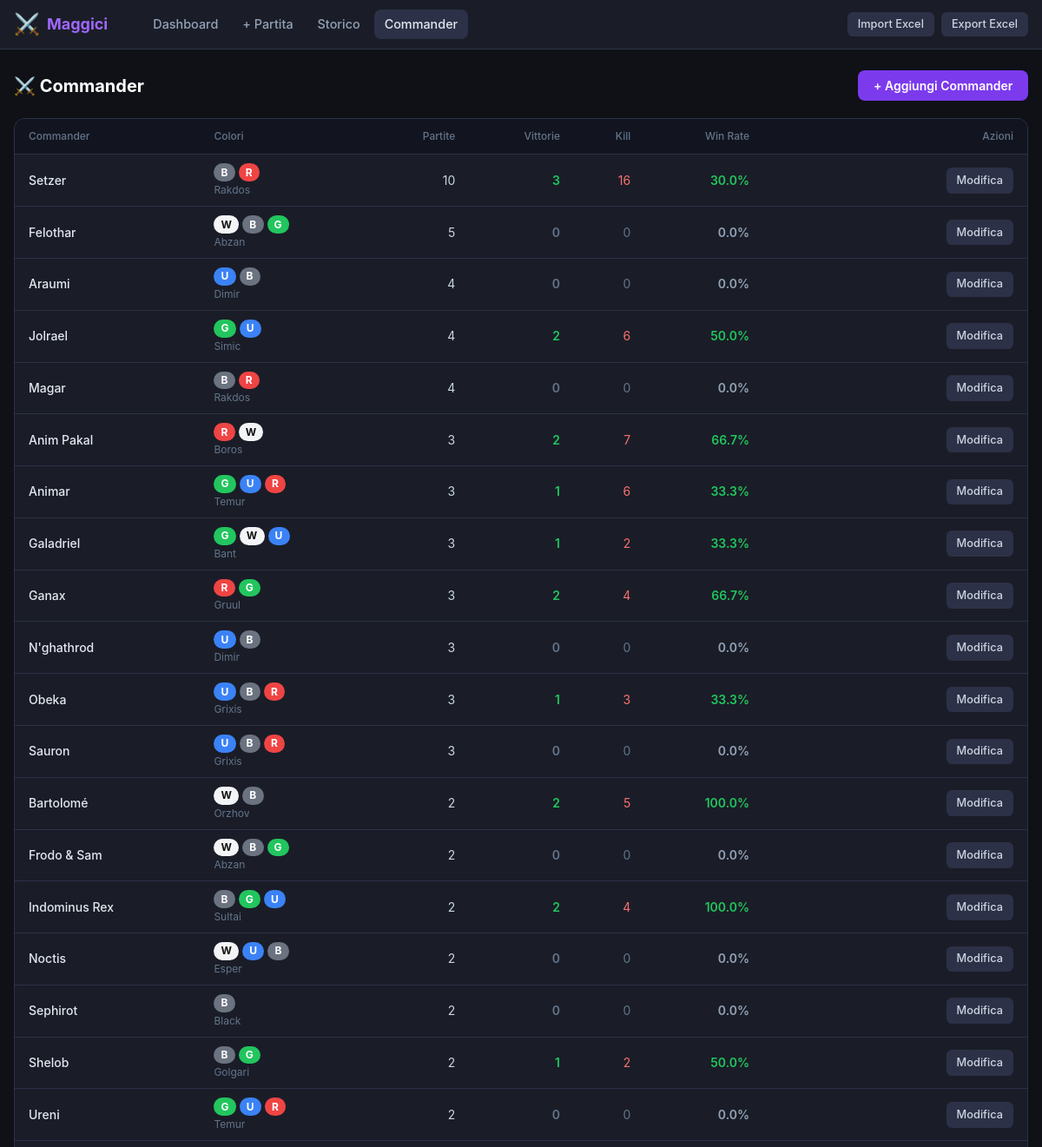
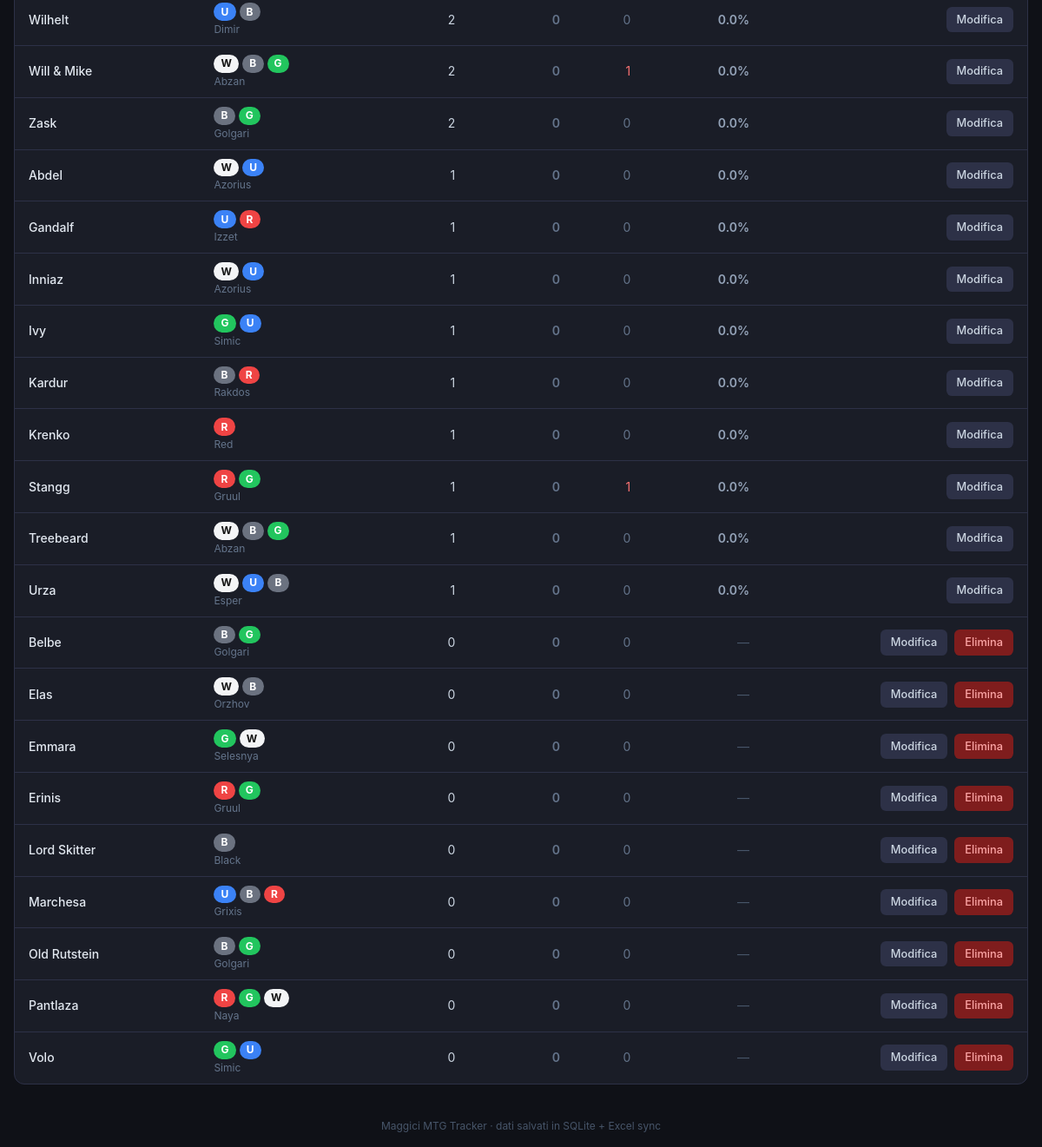
The app's page /commanders with its own data (2 pictures, top to bottom).
### app/models.py (models this page shows)
class Commander(db.Model):
    __tablename__ = 'commanders'
    id = db.Column(db.Integer, primary_key=True)
    name = db.Column(db.String(100), unique=True, nullable=False)
    color_identity = db.Column(db.String(10), nullable=False)
    entries = db.relationship('GameEntry', foreign_keys='GameEntry.commander_id',
                              backref='commander', lazy=True)
    kills = db.relationship('GameEntry', foreign_keys='GameEntry.eliminated_by_id',
                            backref='eliminated_by_commander', lazy=True)

### app/routes.py (the view)
@main.route('/commanders')
def commanders():
    cmds = Commander.query.filter(
        Commander.name.isnot(None),
        Commander.name != '',
        Commander.name.regexp_match(r'[A-Za-zÀ-ÿ\']'),
    ).order_by(Commander.name).all()
    stats = []
    for c in cmds:
        entries = GameEntry.query.filter_by(commander_id=c.id).all()
        gp = len(entries)
        wins = sum(1 for e in entries if e.finish == 1)
        kills = GameEntry.query.filter_by(eliminated_by_id=c.id).count()
        stats.append({
            'commander': c,
            'games': gp,
            'wins': wins,
            'kills': kills,
            'win_rate': round(wins / gp * 100, 1) if gp else 0,
        })
    from app.models import COLOR_NAMES
    return render_template('commanders.html', stats=stats, color_names=COLOR_NAMES)

### app/templates/commanders.html (shortened to what this page needs)
{% extends "base.html" %}
{% block content %}
<div class="flex items-center justify-between mb-5">
  <h1 class="text-xl font-bold text-white">⚔️ Commander</h1>
  <button onclick="document.getElementById('addModal').classList.remove('hidden')" class="btn-primary">
    + Aggiungi Commander
  </button>
</div>
<div class="card overflow-hidden">
  <div class="overflow-x-auto">
    <table class="w-full text-sm">
      <thead>
        <tr class="text-left text-xs text-slate-500 border-b border-mtg-border" style="background:#12151f">
          <th class="px-4 py-3 font-medium sortable cursor-pointer select-none" data-col="0" data-type="str">Commander </th>
          <th class="px-4 py-3 font-medium">Colori</th>
          <th class="px-4 py-3 font-medium text-right sortable cursor-pointer select-none" data-col="2" data-type="num">Partite </th>
          <th class="px-4 py-3 font-medium text-right sortable cursor-pointer select-none" data-col="3" data-type="num">Vittorie </th>
          <th class="px-4 py-3 font-medium text-right sortable cursor-pointer select-none" data-col="4" data-type="num">Kill </th>
          <th class="px-4 py-3 font-medium text-right sortable cursor-pointer select-none" data-col="5" data-type="num">Win Rate </th>
          <th class="px-4 py-3 font-medium text-right">Azioni</th>
        </tr>
      </thead>
      <tbody id="cmdTbody" class="divide-y divide-mtg-border">
        {% for s in stats | sort(attribute='games', reverse=True) %}
        <tr class="hover:bg-white/[.02] transition-colors">
          <td class="px-4 py-2.5 font-medium text-slate-200">{{ s.commander.name }}</td>
          <td class="px-4 py-2.5">
            <div class="flex gap-1 flex-wrap">
              {% for ch in s.commander.color_identity %}
              {% set colors = {'W':'#f3f4f6','U':'#3b82f6','B':'#6b7280','R':'#ef4444','G':'#22c55e'} %}
              <span class="badge font-bold text-xs"
                    style="background:{{ colors.get(ch, '#7c3aed') }};color:{% if ch == 'W' %}#111{% elif ch == 'B' %}#fff{% else %}#fff{% endif %}">
                {{ ch }}
              </span>
              {% endfor %}
            </div>
            <div class="text-xs text-slate-500 mt-0.5">{{ color_names.get(s.commander.color_identity, s.commander.color_identity) }}</div>
          </td>
          <td class="px-4 py-2.5 text-right text-slate-300" data-val="{{ s.games }}">{{ s.games }}</td>
          <td class="px-4 py-2.5 text-right font-semibold {% if s.wins > 0 %}text-mtg-win{% else %}text-slate-500{% endif %}" data-val="{{ s.wins }}">{{ s.wins }}</td>
          <td class="px-4 py-2.5 text-right {% if s.kills > 0 %}text-red-400{% else %}text-slate-500{% endif %}" data-val="{{ s.kills }}">{{ s.kills }}</td>
          <td class="px-4 py-2.5 text-right" data-val="{{ s.win_rate }}">
            {% if s.games > 0 %}
            <span class="font-semibold {% if s.win_rate >= 30 %}text-mtg-win{% elif s.win_rate >= 20 %}text-amber-400{% else %}text-slate-400{% endif %}">
              {{ s.win_rate }}%
            </span>
            {% else %}
            <span class="text-slate-600">—</span>
            {% endif %}
          </td>
          <td class="px-4 py-2.5 text-right">
            <div class="flex gap-2 justify-end">
              <button onclick="openEdit({{ s.commander.id }}, '{{ s.commander.name | e }}', '{{ s.commander.color_identity }}')"
                      class="btn-sm">Modifica</button>
              {% if s.games == 0 %}
              <form method="POST" action="{{ url_for('main.commander_delete', cmd_id=s.commander.id) }}"
                    onsubmit="return confirm('Eliminare?')">
                <button type="submit" class="btn-danger">Elimina</button>
              </form>
              {% endif %}
            </div>
          </td>
        </tr>
        {% endfor %}
      </tbody>
    </table>
  </div>
</div>
{% endblock %}

### app/templates/base.html (shortened to what this page needs)
<!DOCTYPE html>
<html lang="it" class="h-full">
<head>
  <script src="https://cdn.tailwindcss.com"></script>
</head>
<body class="min-h-full flex flex-col">
  <nav class="sticky top-0 z-50 border-b border-mtg-border" style="background:#1a1d27">
    <div class="max-w-7xl mx-auto px-4 flex items-center h-14 gap-6">
      <a href="/" class="flex items-center gap-2 font-bold text-lg text-white">
        <span class="text-2xl">⚔️</span>
        <span class="text-mtg-accentL">Maggici</span>
      </a>
      <div class="flex items-center gap-1 ml-4">
        <a href="/"            class="nav-link {% if request.endpoint == 'main.dashboard' %}active{% endif %}">Dashboard</a>
        <a href="/game/new"    class="nav-link {% if request.endpoint == 'main.game_new' %}active{% endif %}">+ Partita</a>
        <a href="/history"     class="nav-link {% if request.endpoint == 'main.history' %}active{% endif %}">Storico</a>
        <a href="/commanders"  class="nav-link {% if request.endpoint == 'main.commanders' %}active{% endif %}">Commander</a>
      </div>
      <div class="ml-auto flex items-center gap-2">
        <a href="/import" class="btn-sm">Import Excel</a>
        <a href="/export" class="btn-sm">Export Excel</a>
      </div>
    </div>
  </nav>
  <main class="flex-1 max-w-7xl mx-auto w-full px-4 py-6">
    {% block content %}{% endblock %}
  </main>
  <footer class="text-center text-xs text-slate-600 py-4">
    Maggici MTG Tracker · dati salvati in SQLite + Excel sync
  </footer>
</body>
</html>

### app/templates/base.html (style rules this page uses)
body { background-color: #0f1117; color: #e2e8f0; font-family: 'Inter', system-ui, sans-serif; }
.card { background: #1a1d27; border: 1px solid #2d3147; border-radius: 0.75rem; }
.btn-primary { background: #7c3aed; color: #fff; padding: .45rem 1.1rem; border-radius: .5rem; font-weight: 600; font-size: .875rem; transition: background .15s; }
.btn-sm { background: #2d3147; color: #cbd5e1; padding: .3rem .75rem; border-radius: .4rem; font-size: .8rem; font-weight: 500; transition: background .15s; }
.btn-danger { background: #7f1d1d; color: #fca5a5; padding: .3rem .75rem; border-radius: .4rem; font-size: .8rem; font-weight: 500; }
.badge { display: inline-block; padding: .15rem .5rem; border-radius: 9999px; font-size: .7rem; font-weight: 700; letter-spacing: .03em; }
.nav-link { color: #94a3b8; font-size: .9rem; font-weight: 500; padding: .4rem .75rem; border-radius: .5rem; transition: all .15s; }
.nav-link:hover, .nav-link.active { color: #e2e8f0; background: #2d3147; }

### records on screen
Commander: commander.name "Setzer", get "Rakdos"
Commander: commander.name "Felothar", get "Abzan"
Commander: commander.name "Araumi", get "Dimir"
Commander: commander.name "Jolrael", get "Simic"
Commander: commander.name "Magar", get "Rakdos"
Commander: commander.name "Anim Pakal", get "Boros"
Commander: commander.name "Animar", get "Temur"
Commander: commander.name "Galadriel", get "Bant"
Commander: commander.name "Ganax", get "Gruul"
Commander: commander.name "N'ghathrod", get "Dimir"
Commander: commander.name "Obeka", get "Grixis"
Commander: commander.name "Sauron", get "Grixis"
Commander: commander.name "Bartolomé", get "Orzhov"
Commander: commander.name "Frodo & Sam", get "Abzan"
Commander: commander.name "Indominus Rex", get "Sultai"
Commander: commander.name "Noctis", get "Esper"
Commander: commander.name "Sephirot", get "Black"
Commander: commander.name "Shelob", get "Golgari"
Commander: commander.name "Ureni", get "Temur"
Commander: commander.name "Wilhelt", get "Dimir"
Commander: commander.name "Will & Mike", get "Abzan"
Commander: commander.name "Zask", get "Golgari"
Commander: commander.name "Abdel", get "Azorius"
Commander: commander.name "Gandalf", get "Izzet"
Commander: commander.name "Inniaz", get "Azorius"
Commander: commander.name "Ivy", get "Simic"
Commander: commander.name "Kardur", get "Rakdos"
Commander: commander.name "Krenko", get "Red"
Commander: commander.name "Stangg", get "Gruul"
Commander: commander.name "Treebeard", get "Abzan"
Commander: commander.name "Urza", get "Esper"
Commander: commander.name "Belbe", get "Golgari"
Commander: commander.name "Elas", get "Orzhov"
Commander: commander.name "Emmara", get "Selesnya"
Commander: commander.name "Erinis", get "Gruul"
Commander: commander.name "Lord Skitter", get "Black"
Commander: commander.name "Marchesa", get "Grixis"
Commander: commander.name "Old Rutstein", get "Golgari"
Commander: commander.name "Pantlaza", get "Naya"
Commander: commander.name "Volo", get "Simic"

### other values on screen
{{ ch }} "B" "R" "W" "B" "G" "U" "B" "G" "U" "B" "R" "R" "W" "G" "U" "R" "G" "W" "U" "R" "G" "U" "B" "U" "B" "R" "U" "B" "R" "W" "B" "W" "B" "G" "B" "G" "U" "W" "U" "B" "B" "B" "G" "G" "U" "R" "U" "B" "W" "B" "G" "B" "G" "W" "U" "U" "R" "W" "U" "G" "U" "B" "R" "R" "R" "G" "W" "B" "G" "W" "U" "B" "B" "G" "W" "B" "G" "W" "R" "G" "B" "U" "B" "R" "B" "G" "R" "G" "W" "G" "U"
{{ s.games }} "10" "5" "4" "4" "4" "3" "3" "3" "3" "3" "3" "3" "2" "2" "2" "2" "2" "2" "2" "2" "2" "2" "1" "1" "1" "1" "1" "1" "1" "1" "1" "0" "0" "0" "0" "0" "0" "0" "0" "0"
{{ s.wins }} "3" "0" "0" "2" "0" "2" "1" "1" "2" "0" "1" "0" "2" "0" "2" "0" "0" "1" "0" "0" "0" "0" "0" "0" "0" "0" "0" "0" "0" "0" "0" "0" "0" "0" "0" "0" "0" "0" "0" "0"
{{ s.kills }} "16" "0" "0" "6" "0" "7" "6" "2" "4" "0" "3" "0" "5" "0" "4" "0" "0" "2" "0" "0" "1" "0" "0" "0" "0" "0" "0" "0" "1" "0" "0" "0" "0" "0" "0" "0" "0" "0" "0" "0"
{{ s.win_rate }} "30.0" "0.0" "0.0" "50.0" "0.0" "66.7" "33.3" "33.3" "66.7" "0.0" "33.3" "0.0" "100.0" "0.0" "100.0" "0.0" "0.0" "50.0" "0.0" "0.0" "0.0" "0.0" "0.0" "0.0" "0.0" "0.0" "0.0" "0.0" "0.0" "0.0" "0.0"
